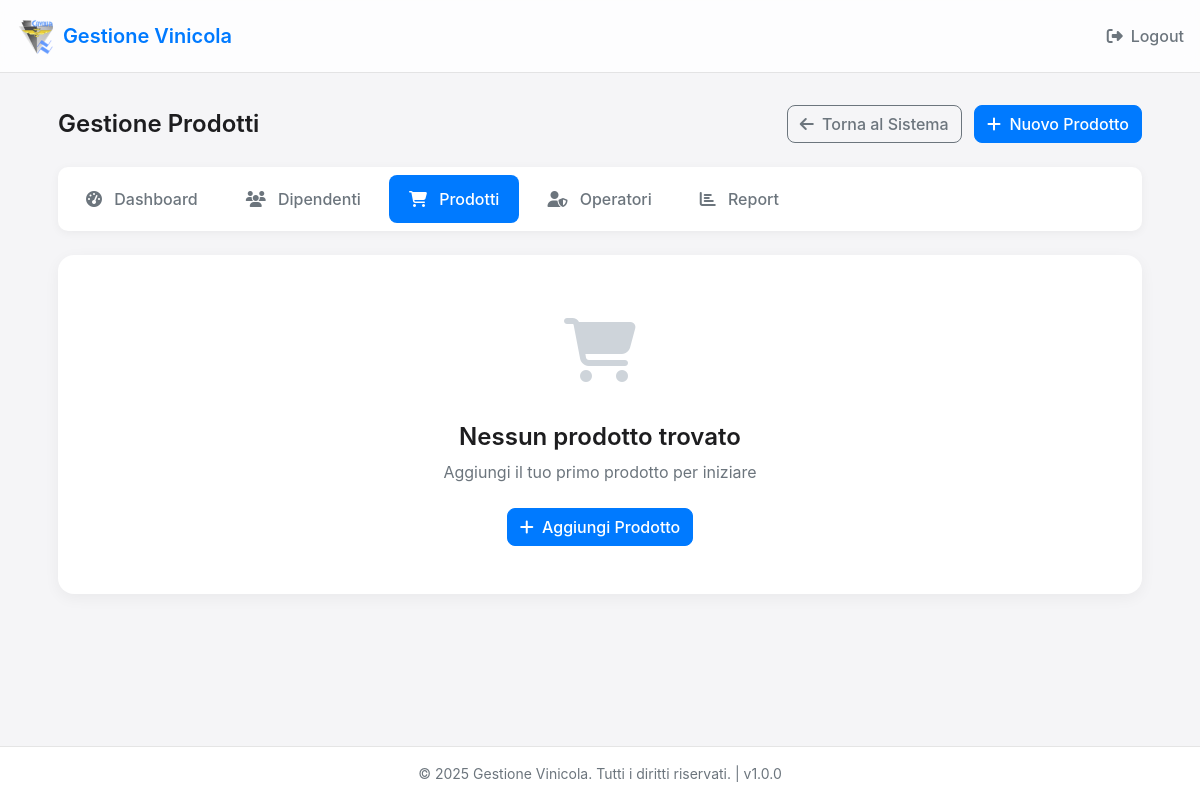
The app's page /admin/products (signed in), older data.
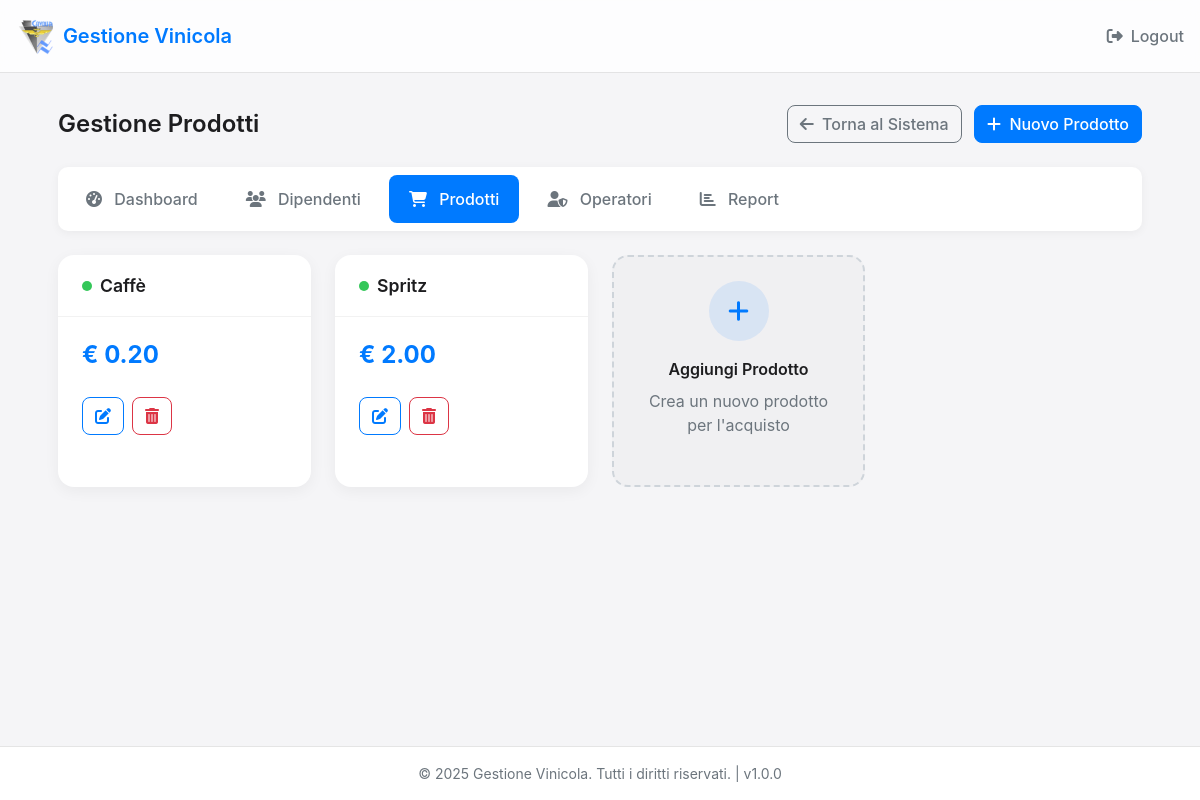
The same page, newer data.
### app.py (models this page shows, shortened)
class Product(db.Model):
    id = db.Column(db.Integer, primary_key=True)
    name = db.Column(db.String(100))
    price = db.Column(db.Numeric(10, 2))
    active = db.Column(db.Boolean, default=True)

### app.py (the view)
@app.route('/admin/products')
def admin_products():
    if session.get('admin_logged_in') != True:
        return redirect(url_for('admin_login'))
    products = Product.query.all()
    return render_template('admin_products.html', products=products)

### app.py (called while the page is built)
@app.context_processor
def inject_app_info():
    now = datetime.now()
    return {
        'app_name': app.config['APP_NAME'],
        'app_version': app.config['APP_VERSION'],
        'now': now
    }

### templates/admin_products.html (shortened to what this page needs)
{% extends "base.html" %}
{% block header_actions %}
<a href="{{ url_for('admin_logout') }}" class="logout-button">
    <i class="fas fa-sign-out-alt"></i> Logout
</a>
{% endblock %}
{% block content %}
<div class="admin-container">
    <div class="admin-header">
        <h1 class="admin-title">Gestione Prodotti</h1>
        <div>
            <a href="{{ url_for('index') }}" class="btn btn-outline-secondary me-2">
                <i class="fas fa-arrow-left me-1"></i> Torna al Sistema
            </a>
            <button type="button" class="btn btn-primary" data-bs-toggle="modal" data-bs-target="#newProductModal">
                <i class="fas fa-plus me-1"></i> Nuovo Prodotto
            </button>
        </div>
    </div>
    <div class="admin-tabs">
        <a href="{{ url_for('admin_dashboard') }}" class="admin-tab">
            <i class="fas fa-tachometer-alt"></i> Dashboard
        </a>
        <a href="{{ url_for('admin_employees') }}" class="admin-tab">
            <i class="fas fa-users"></i> Dipendenti
        </a>
        <a href="{{ url_for('admin_products') }}" class="admin-tab active">
            <i class="fas fa-shopping-cart"></i> Prodotti
        </a>
        <a href="{{ url_for('admin_operators') }}" class="admin-tab">
            <i class="fas fa-user-shield"></i> Operatori
        </a>
        <a href="{{ url_for('admin_reports') }}" class="admin-tab">
            <i class="fas fa-chart-bar"></i> Report
        </a>
    </div>
    {% if products %}
    <div class="products-container">
        {% for product in products %}
        <div class="product-card">
            <div class="product-header">
                <h3 class="product-title">
                    <span class="product-status {% if product.active %}status-active{% else %}status-inactive{% endif %}"></span>
                    {{ product.name }}
                </h3>
            </div>
            <div class="product-body">
                <div class="product-price">€ {{ "%.2f"|format(product.price) }}</div>
                <div class="product-actions">
                    <button type="button" class="btn btn-outline-primary edit-product-btn" data-product-id="{{ product.id }}" data-product-name="{{ product.name }}" data-product-price="{{ product.price }}" data-product-active="{{ '1' if product.active else '0' }}">
                        <i class="fas fa-edit"></i>
                    </button>
                    <button type="button" class="btn btn-outline-danger delete-product-btn" data-product-id="{{ product.id }}" data-product-name="{{ product.name }}">
                        <i class="fas fa-trash-alt"></i>
                    </button>
                </div>
            </div>
        </div>
        {% endfor %}
        <div class="add-product-card" data-bs-toggle="modal" data-bs-target="#newProductModal">
            <div class="add-icon">
                <i class="fas fa-plus"></i>
            </div>
            <div class="add-title">Aggiungi Prodotto</div>
            <div class="add-description">Crea un nuovo prodotto per l'acquisto</div>
        </div>
    </div>
    {% else %}
    <div class="empty-state">
        <div class="empty-icon">
            <i class="fas fa-shopping-cart"></i>
        </div>
        <h3 class="empty-title">Nessun prodotto trovato</h3>
        <p class="empty-description">Aggiungi il tuo primo prodotto per iniziare</p>
        <button type="button" class="btn btn-primary" data-bs-toggle="modal" data-bs-target="#newProductModal">
            <i class="fas fa-plus me-1"></i> Aggiungi Prodotto
        </button>
    </div>
    {% endif %}
</div>
{% endblock %}

Row changes from the older to the newer data that the page shows:
added Product: active True (drawn), name "Caffè", price "0.20"
added Product: active True (drawn), name "Spritz", price "2.00"
Text that changed along with them:
text no longer shown: "Nessun prodotto trovato Aggiungi il tuo primo prodotto per iniziare"
text now shown: "Crea un nuovo prodotto per l'acquisto"
